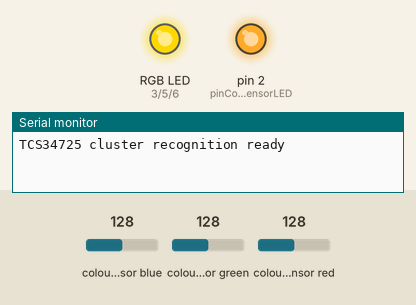
Simulated run of this sketch. Board: Arduino Uno, built with avr-gcc and run on an emulated ATmega328P. On the bench: an RGB LED mixed from three pins (HIGH = lit), output pins drawn as LEDs (lit = HIGH), the last lines printed to the serial monitor. The inputs (shaded band) are chosen by the test bench; at power-on: colour sensor blue 128, colour sensor red 128, colour sensor green 128.

Above: at 1.2 s.
1.3 s: colour sensor blue set to 64
At 2.4 s:
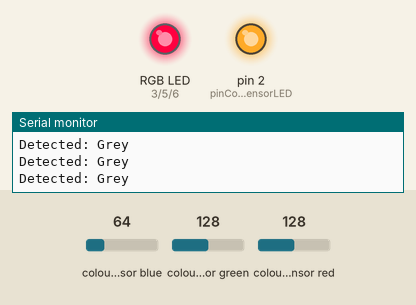
3.0 s: colour sensor red set to 191
At 3.7 s:
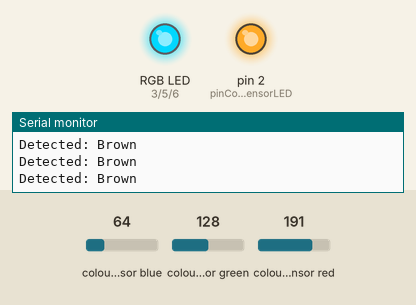
4.5 s: colour sensor red set to 157
At 5.0 s:
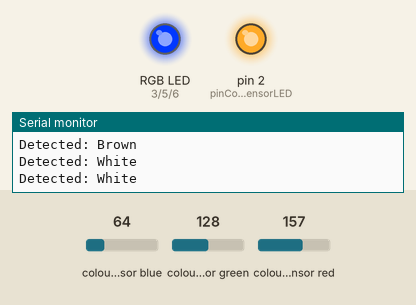
6.0 s: colour sensor green set to 5
At 7.2 s:
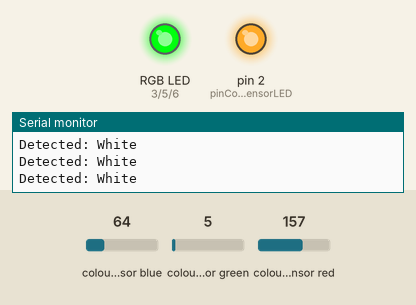
7.5 s: colour sensor blue set to 128
At 8.7 s:
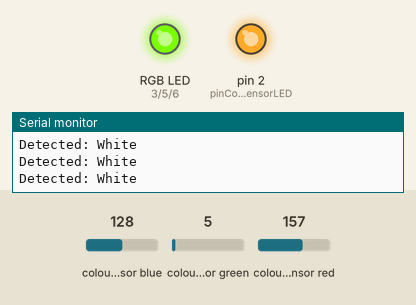
9.0 s: colour sensor green set to 64
At 10.1 s:
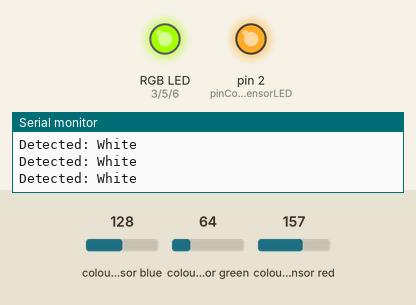
Timing chart, 0 to 11.5 s (numbered marks = the images above; inputs shaded):
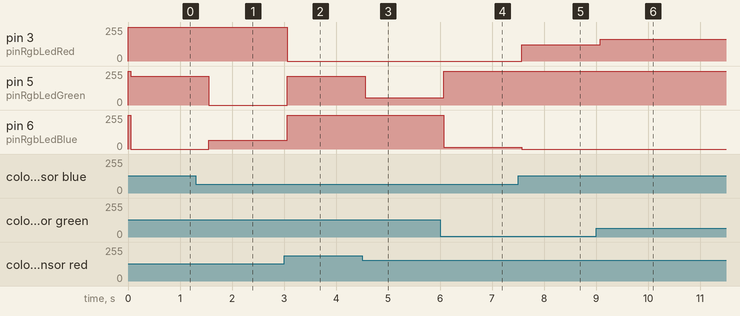

The sketch:

rgb-color-sensor-recognition-clusters.ino
```cpp
#include <Wire.h>
#include <Adafruit_TCS34725.h>

struct PrototypeRgb {
  uint16_t r;
  uint16_t g;
  uint16_t b;
};

struct BalancedRgbs {
  uint16_t r;
  uint16_t g;
  uint16_t b;
  uint16_t c;
};

struct ClusterDefinition {
  uint8_t labelIndex;
  PrototypeRgb center;
  uint16_t maxDistance;
};

const int pinColorSensorLED = 2;
const int pinRgbLedRed = 3;
const int pinRgbLedGreen = 5;
const int pinRgbLedBlue = 6;
const uint8_t colorSensorLEDOnLevel = HIGH;
const uint8_t colorSensorLEDOffLevel = LOW;

Adafruit_TCS34725 colorSensor(TCS34725_INTEGRATIONTIME_50MS, TCS34725_GAIN_4X);
bool colorSensorDetected = false;

// BEGIN GENERATED CLUSTER DATA
const uint16_t colorClearMinThreshold = 160;
const uint16_t colorMatchClearThreshold = 304;
const float whiteBalanceRedGain = 1.000f;
const float whiteBalanceGreenGain = 1.212f;
const float whiteBalanceBlueGain = 2.318f;

const char* colorLabels[] = {
  "White",
  "Brown",
  "Cyan",
  "Green",
  "Grey",
  "Magenta",
  "Orange",
  "Red",
  "Yellow",
};

const ClusterDefinition clusterDefinitions[] = {
  // White: 1 cluster(s), mean_distance=14.8
  { 0, { 334, 333, 333 }, 32 },
  // Brown: 3 cluster(s), mean_distance=12.0
  { 1, { 392, 322, 287 }, 31 },
  { 1, { 415, 305, 280 }, 22 },
  { 1, { 428, 289, 284 }, 25 },
  // Cyan: 1 cluster(s), mean_distance=38.6
  { 2, { 158, 313, 529 }, 60 },
  // Green: 2 cluster(s), mean_distance=24.9
  { 3, { 160, 518, 322 }, 62 },
  { 3, { 203, 482, 315 }, 52 },
  // Grey: 3 cluster(s), mean_distance=12.6
  { 4, { 303, 345, 352 }, 38 },
  { 4, { 327, 331, 342 }, 22 },
  { 4, { 347, 317, 336 }, 27 },
  // Magenta: 3 cluster(s), mean_distance=7.2
  { 5, { 455, 201, 344 }, 14 },
  { 5, { 476, 193, 331 }, 18 },
  { 5, { 488, 186, 326 }, 10 },
  // Orange: 1 cluster(s), mean_distance=12.9
  { 6, { 542, 254, 204 }, 22 },
  // Red: 3 cluster(s), mean_distance=12.6
  { 7, { 514, 180, 305 }, 27 },
  { 7, { 550, 191, 259 }, 36 },
  { 7, { 572, 176, 252 }, 22 },
  // Yellow: 2 cluster(s), mean_distance=8.4
  { 8, { 420, 368, 212 }, 14 },
  { 8, { 432, 353, 215 }, 18 },
};

const uint8_t colorLabelCount = sizeof(colorLabels) / sizeof(colorLabels[0]);
const uint8_t clusterDefinitionCount = sizeof(clusterDefinitions) / sizeof(clusterDefinitions[0]);
// END GENERATED CLUSTER DATA

void setRgbLedColor(uint8_t r, uint8_t g, uint8_t b) {
  analogWrite(pinRgbLedRed, 255 - r);
  analogWrite(pinRgbLedGreen, 255 - g);
  analogWrite(pinRgbLedBlue, 255 - b);
}

void turnOffRgbLed() {
  setRgbLedColor(0, 0, 0);
}

PrototypeRgb normalizePrototype(uint16_t r, uint16_t g, uint16_t b) {
  PrototypeRgb prototype = { 0, 0, 0 };
  uint32_t sum = (uint32_t)r + (uint32_t)g + (uint32_t)b;
  if (sum == 0) return prototype;

  prototype.r = (uint16_t)(((uint32_t)r * 1000UL + (sum / 2)) / sum);
  prototype.g = (uint16_t)(((uint32_t)g * 1000UL + (sum / 2)) / sum);
  prototype.b = (uint16_t)(((uint32_t)b * 1000UL + (sum / 2)) / sum);
  return prototype;
}

uint16_t prototypeDistance(const PrototypeRgb& a, const PrototypeRgb& b) {
  uint16_t distance = 0;
  distance += (a.r > b.r) ? (a.r - b.r) : (b.r - a.r);
  distance += (a.g > b.g) ? (a.g - b.g) : (b.g - a.g);
  distance += (a.b > b.b) ? (a.b - b.b) : (b.b - a.b);
  return distance;
}

BalancedRgbs applyWhiteBalance(uint16_t r, uint16_t g, uint16_t b, uint16_t c) {
  BalancedRgbs balanced;
  balanced.r = (uint16_t)(r * whiteBalanceRedGain + 0.5f);
  balanced.g = (uint16_t)(g * whiteBalanceGreenGain + 0.5f);
  balanced.b = (uint16_t)(b * whiteBalanceBlueGain + 0.5f);
  balanced.c = c;
  return balanced;
}

void showLiveRgbColor(const BalancedRgbs& color) {
  if (color.c < colorClearMinThreshold) {
    turnOffRgbLed();
    return;
  }

  uint16_t maxChannel = max(color.r, max(color.g, color.b));
  if (maxChannel == 0) {
    turnOffRgbLed();
    return;
  }

  uint16_t minChannel = min(color.r, min(color.g, color.b));
  uint16_t chroma = maxChannel - minChannel;
  if (chroma == 0) {
    setRgbLedColor(255, 255, 255);
    return;
  }

  uint8_t r = (uint8_t)(((uint32_t)(color.r - minChannel) * 255UL) / chroma);
  uint8_t g = (uint8_t)(((uint32_t)(color.g - minChannel) * 255UL) / chroma);
  uint8_t b = (uint8_t)(((uint32_t)(color.b - minChannel) * 255UL) / chroma);
  setRgbLedColor(r, g, b);
}

void printColorLabel(int8_t labelIndex) {
  if (labelIndex >= 0 && labelIndex < colorLabelCount) {
    Serial.print(colorLabels[labelIndex]);
    return;
  }

  Serial.print(F("unknown"));
}

int8_t classifyClusterLabelIndex(uint16_t r, uint16_t g, uint16_t b, uint16_t c) {
  if (c < colorClearMinThreshold) return -1;
  if (c < colorMatchClearThreshold) return -1;

  PrototypeRgb measured = normalizePrototype(r, g, b);
  if (measured.r == 0 && measured.g == 0 && measured.b == 0) return -1;

  int8_t bestLabelIndex = -1;
  uint16_t bestDistance = 0xFFFF;

  for (uint8_t i = 0; i < clusterDefinitionCount; ++i) {
    const ClusterDefinition& cluster = clusterDefinitions[i];
    uint16_t distance = prototypeDistance(measured, cluster.center);
    if (distance > cluster.maxDistance) continue;

    if (bestLabelIndex < 0 || distance < bestDistance) {
      bestDistance = distance;
      bestLabelIndex = (int8_t)cluster.labelIndex;
    }
  }

  return bestLabelIndex;
}

void setup() {
  Serial.begin(9600);
  while (!Serial) {
    ;
  }

  pinMode(pinColorSensorLED, OUTPUT);
  digitalWrite(pinColorSensorLED, colorSensorLEDOffLevel);
  pinMode(pinRgbLedRed, OUTPUT);
  pinMode(pinRgbLedGreen, OUTPUT);
  pinMode(pinRgbLedBlue, OUTPUT);
  turnOffRgbLed();

  colorSensorDetected = colorSensor.begin();
  if (colorSensorDetected) {
    digitalWrite(pinColorSensorLED, colorSensorLEDOnLevel);
    Serial.println(F("TCS34725 cluster recognition ready"));
  } else {
    Serial.println(F("TCS34725 not detected on I2C"));
  }
}

void loop() {
  if (!colorSensorDetected) {
    delay(1000);
    return;
  }

  uint16_t r = 0, g = 0, b = 0, c = 0;
  colorSensor.getRawData(&r, &g, &b, &c);

  BalancedRgbs balanced = applyWhiteBalance(r, g, b, c);
  showLiveRgbColor(balanced);

  int8_t detectedLabelIndex = classifyClusterLabelIndex(balanced.r, balanced.g, balanced.b, balanced.c);
  if (detectedLabelIndex >= 0) {
    Serial.print(F("Detected: "));
    printColorLabel(detectedLabelIndex);
    Serial.println();
  }

  delay(250);
}
```

Measured:
- after the input at 1.3 s, pin 5 (pinRgbLedGreen): 215/255 → 0/255 after 0.26 s; pin 6 (pinRgbLedBlue): 0/255 → 64/255 after 0.26 s
- after the input at 3.0 s, pin 3 (pinRgbLedRed): 255/255 → 0/255 after 0.06 s; pin 5 (pinRgbLedGreen): 0/255 → 215/255 after 0.06 s; pin 6 (pinRgbLedBlue): 64/255 → 255/255 after 0.06 s
- after the input at 4.5 s, pin 5 (pinRgbLedGreen): 215/255 → 56/255 after 0.06 s
- after the input at 6.0 s, pin 5 (pinRgbLedGreen): 56/255 → 255/255 after 0.07 s; pin 6 (pinRgbLedBlue): 255/255 → 15/255 after 0.07 s
- after the input at 7.5 s, pin 3 (pinRgbLedRed): 0/255 → 123/255 after 0.07 s; pin 6 (pinRgbLedBlue): 15/255 → 0/255 after 0.07 s
- after the input at 9.0 s, pin 3 (pinRgbLedRed): 123/255 → 163/255 after 0.08 s
